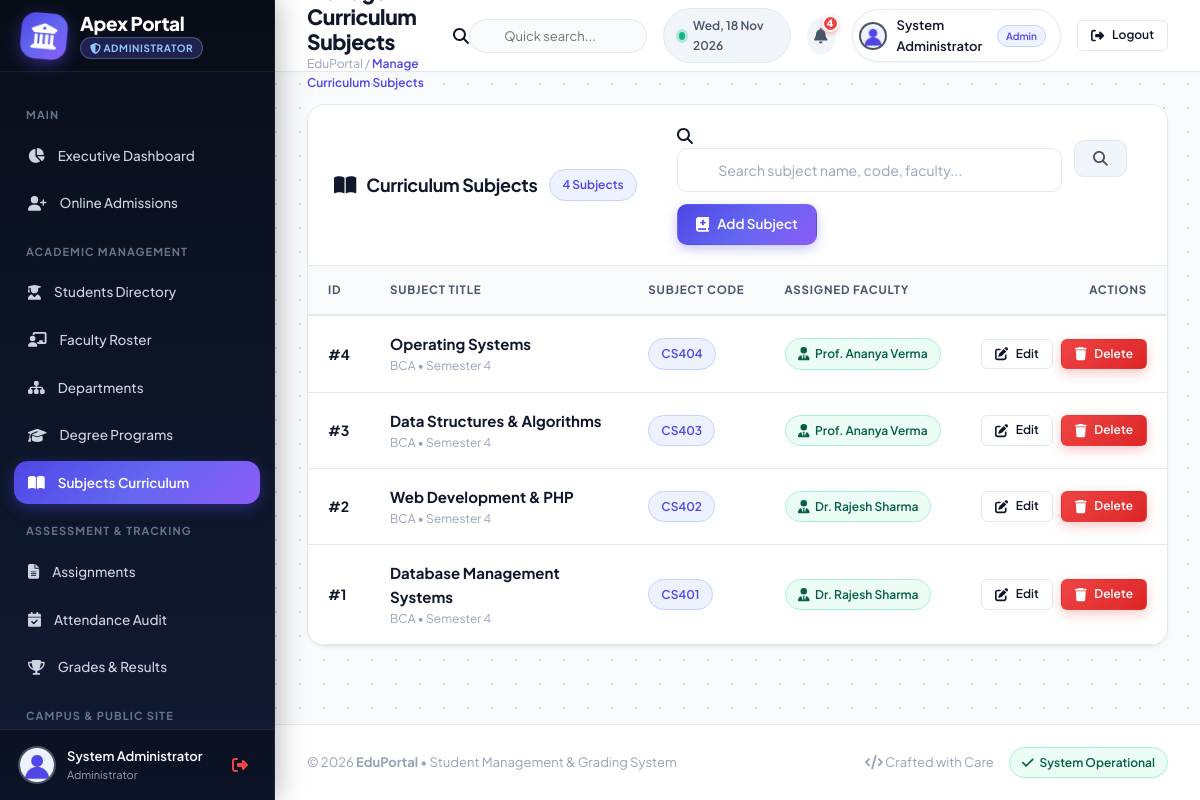
/admin/manage_subjects.php (signed in), run on an earlier commit of the app's database.
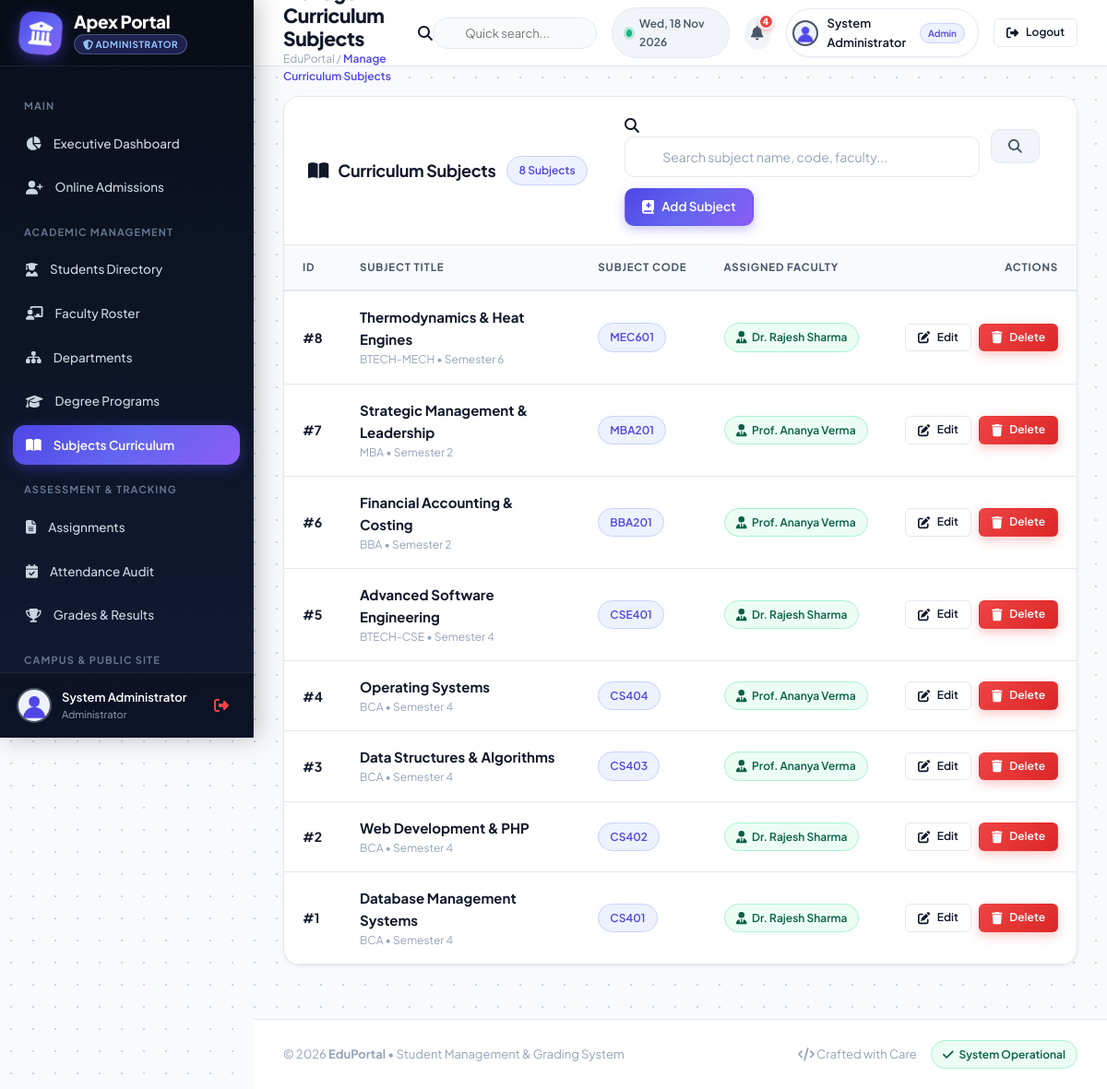
And on a later commit of the database.
### tables this page shows
CREATE TABLE `subjects` (
  `subject_id` int(11) NOT NULL AUTO_INCREMENT,
  `subject_name` varchar(150) NOT NULL,
  `subject_code` varchar(50) NOT NULL,
  `faculty_id` int(11) DEFAULT NULL,
  `course` varchar(100) DEFAULT 'B.Tech CSE',
  `semester` int(11) DEFAULT 1,
  `created_at` timestamp NOT NULL DEFAULT current_timestamp(),
  PRIMARY KEY (`subject_id`)
);

CREATE TABLE `users` (
  `id` int(11) NOT NULL AUTO_INCREMENT,
  `name` varchar(120) NOT NULL,
  `email` varchar(120) NOT NULL,
  `password` varchar(255) NOT NULL,
  `role` enum('admin','faculty','student') NOT NULL DEFAULT 'student',
  `profile_picture` varchar(255) DEFAULT NULL,
  `phone` varchar(30) DEFAULT NULL,
  `created_at` timestamp NOT NULL DEFAULT current_timestamp(),
  PRIMARY KEY (`id`),
  UNIQUE KEY `email` (`email`)
);

### config/db.php (called while the page is built, shortened)
<?php
if (!function_exists('get_subject_col')) {
    function get_subject_col($con) {
        static $resolved_col = null;
        $res = @mysqli_query($con, "SHOW COLUMNS FROM `subjects` LIKE 'suject_name'");
        if ($res && mysqli_num_rows($res) > 0) {
            $resolved_col = 'suject_name';
        } else {
            $resolved_col = 'subject_name';
        }
        return $resolved_col;
    }
}
?>

### admin/manage_subjects.php (the view, shortened to what the changed rows need)
<?php
include("../config/db.php");
$subj_col = get_subject_col($con);
if (isset($_GET['search']) && !empty(trim($_GET['search']))) {
    $search = escape($con, $_GET['search']);
    $query = mysqli_query($con, "
        SELECT subjects.*, subjects.`$subj_col` AS display_subject_name, users.name AS faculty_name
        FROM subjects
        LEFT JOIN faculty ON subjects.faculty_id = faculty.faculty_id
        LEFT JOIN users ON faculty.user_id = users.id
        WHERE subjects.`$subj_col` LIKE '%$search%'
           OR subjects.subject_code LIKE '%$search%'
           OR users.name LIKE '%$search%'
        ORDER BY subjects.subject_id DESC
    ");
} else {
    $query = mysqli_query($con, "
        SELECT subjects.*, subjects.`$subj_col` AS display_subject_name, users.name AS faculty_name
        FROM subjects
        LEFT JOIN faculty ON subjects.faculty_id = faculty.faculty_id
        LEFT JOIN users ON faculty.user_id = users.id
        ORDER BY subjects.subject_id DESC
    ");
}
include("../includes/header.php");
include("../includes/navbar.php");
?>
<div class="card">
    <div class="card-header">
        <div style="display:flex; align-items:center; gap:12px; flex-wrap:wrap;">
            <h3><i class="fa-solid fa-book-open"></i> Curriculum Subjects</h3>
            <span class="badge badge-primary"><?php echo mysqli_num_rows($query); ?> Subjects</span>
        </div>
    </div>
    <div class="card-body" style="padding:0;">
        <div class="table-responsive">
            <table class="custom-table">
                <thead>
                    <tr>
                        <th>ID</th>
                        <th>Subject Title</th>
                        <th>Subject Code</th>
                        <th>Assigned Faculty</th>
                        <th style="text-align:right;">Actions</th>
                    </tr>
                </thead>
                <tbody>
                    <?php if ($query && mysqli_num_rows($query) > 0): ?>
                        <?php while ($row = mysqli_fetch_assoc($query)): ?>
                            <tr>
                                <td><strong>#<?php echo $row['subject_id']; ?></strong></td>
                                <td>
                                    <div style="font-weight:700; color:var(--text-primary); font-size:15px;">
                                        <?php echo htmlspecialchars($row['display_subject_name']); ?>
                                    </div>
                                    <div style="font-size:12px; color:var(--text-muted);">
                                        <?php echo htmlspecialchars($row['course'] ?? 'BCA'); ?> &bull; Semester <?php echo htmlspecialchars($row['semester'] ?? 1); ?>
                                    </div>
                                </td>
                                <td><span class="badge badge-primary"><?php echo htmlspecialchars($row['subject_code']); ?></span></td>
                                <td>
                                    <?php if (!empty($row['faculty_name'])): ?>
                                        <span class="badge badge-success"><i class="fa-solid fa-user-tie"></i> <?php echo htmlspecialchars($row['faculty_name']); ?></span>
                                    <?php else: ?>
                                        <span class="badge badge-warning"><i class="fa-solid fa-triangle-exclamation"></i> Unassigned</span>
                                    <?php endif; ?>
                                </td>
                                <td style="text-align:right;">
                                    <div class="table-actions">
                                        <a href="edit_subject.php?id=<?php echo $row['subject_id']; ?>" class="btn btn-outline btn-sm" title="Edit Subject">
                                            <i class="fa-solid fa-pen-to-square"></i> Edit
                                        </a>
                                        <a href="delete_subject.php?id=<?php echo $row['subject_id']; ?>" class="btn btn-danger btn-sm" onclick="return confirm('Delete subject <?php echo htmlspecialchars(addslashes($row['display_subject_name'])); ?>?')" title="Delete Subject">
                                            <i class="fa-solid fa-trash"></i> Delete
                                        </a>
                                    </div>
                                </td>
                            </tr>
                        <?php endwhile; ?>
                    <?php endif; ?>
                </tbody>
            </table>
        </div>
    </div>
</div>
<?php include("../includes/footer.php"); ?>

What changed in the data, as far as the page shows it:
added subjects: subject_id "8", subject_name "Thermodynamics & Heat Engines", course "BTECH-MECH", semester "6", subject_code "MEC601", users.name "Dr. Rajesh Sharma"
added subjects: subject_id "7", subject_name "Strategic Management & Leadership", course "MBA", semester "2", subject_code "MBA201", users.name "Prof. Ananya Verma"
added subjects: subject_id "6", subject_name "Financial Accounting & Costing", course "BBA", semester "2", subject_code "BBA201", users.name "Prof. Ananya Verma"
added subjects: subject_id "5", subject_name "Advanced Software Engineering", course "BTECH-CSE", semester "4", subject_code "CSE401", users.name "Dr. Rajesh Sharma"
Also different on the page:
mysqli_num_rows($query): "4" → "8"
